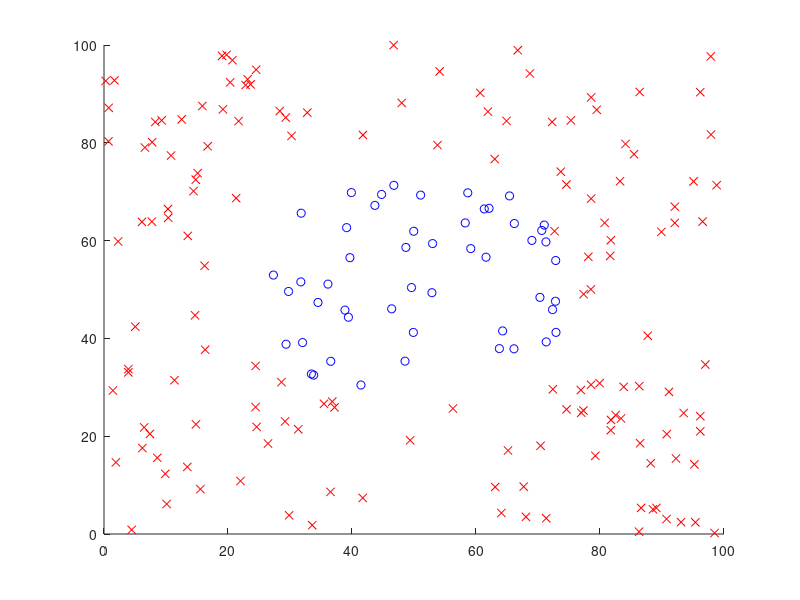

Write the MATLAB code that produced this figure.
clc
clear
close all
%creat data

%Linear
% ooo = ones([50, 1]);
% moo = zeros([50, 1]) - ooo;
% yt = [ooo;moo];
% xt = zeros([100, 2]);
% 
% for i= 1:50 %y > x
%     xt(i, 1) = i;
%     xt(i, 2) = (50 - i) * rand + i + 1;
% end
% 
% for i= 1:50 %y < x
%     xt(i + 50, 1) = i;
%     xt(i + 50, 2) = (i - 1) * rand;
% end
% 

% 
%Circuit
xt = zeros([200, 2]);
yt = ones([200, 1]);
for i = 1 : 200
    xt(i, 1) = 100 * rand;
    xt(i, 2) = 100 * rand;
    if(((xt(i, 1) - 50) ^ 2 +  (xt(i, 2) - 50) ^ 2) < 625)
        yt(i) = -1;
    end
end

hold on;
[m, n] = size(xt);
for i = 1:m
    if(yt(i) == 1)
        plot(xt(i, 1), xt(i, 2), 'rx');
    end
    if(yt(i) == -1)
        plot(xt(i, 1), xt(i, 2), 'bo');
    end
end

save("data\d1x.mat", 'xt');
save("data\d1y.mat", 'yt');
saveas(1, 'data\im.png');
clc
clear